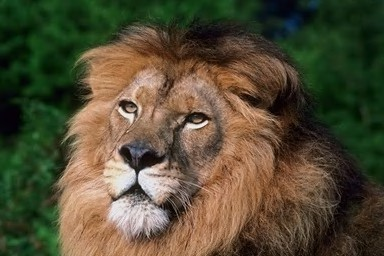
#> input picture intern2024/lion.jpg, 384 x 256 px, found by its file name
$ jupyter execute '0824課題.ipynb'
#> lines starting #> are read from the running program, lines starting #| are printed output that depends on the picture
[cell 1]
# Imageによる画像読み込み
from PIL import Image
import numpy as np
image = np.array(Image.open('/content/drive/MyDrive/Colab Notebooks/lion.jpg'))
#> image is the input picture: shape (256, 384, 3); mean R, G, B 83.6, 76.7, 53.3

# 読み込み時にndarray型にする
print(type(image))
#| <class 'numpy.ndarray'>
print(image.dtype)
#| uint8

print(image.shape)  # （行, 列, 色）の３次元配列が得られます。色はRGBなので3
#| (256, 384, 3)

# 白黒化
image_mono = np.array((Image.open('/content/drive/MyDrive/Colab Notebooks/lion.jpg')).convert('L'))
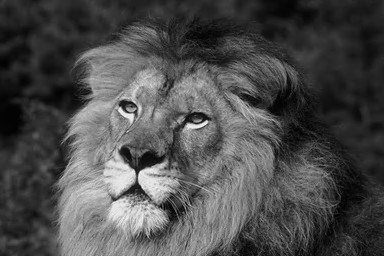
#> image_mono: shape (256, 384); min 0, max 251, mean 76.1
print(image_mono.shape)
#| (256, 384)

PIL_image = Image.fromarray(image_mono)  # ndarray型→Image型
print(type(PIL_image))
#| <class 'PIL.Image.Image'>

# 画像の保存
PIL_image.save('/content/drive/MyDrive/Colab Notebooks/lion_mono.jpg')

[cell 2]
# google.colabによる画像アップロード
from google.colab import files
uploaded_file = files.upload()
#> the answer given: lion.jpg

# 辞書型uploaded_fileの最初のキー(ファイル名)を代入
uploaded_file_name = next(iter(uploaded_file))
print(uploaded_file_name)

[cell 3]
# OpenCVによる画像読み込み
import cv2
orig = cv2.imread(uploaded_file_name)

# BGR→RGBに変換(順番入れ替え,OpenCVの仕様)
src = cv2.cvtColor(orig, cv2.COLOR_BGR2RGB)

# OpenCVの読み込みはunit8のndarray型になる
print(type(src))
#| <class 'numpy.ndarray'>

# matplotlibによる画像表示
from matplotlib import pyplot as plt
plt.imshow(src)

# OpenCVによる画像処理(ブラー)
blurred = cv2.blur(src, (10, 10))
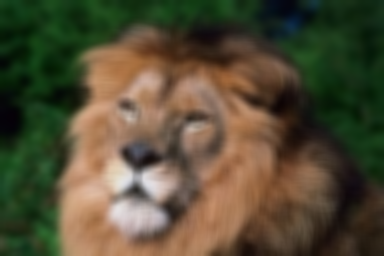
#> blurred: shape (256, 384, 3); mean R, G, B 83.5, 76.6, 53.2
plt.imshow(blurred)
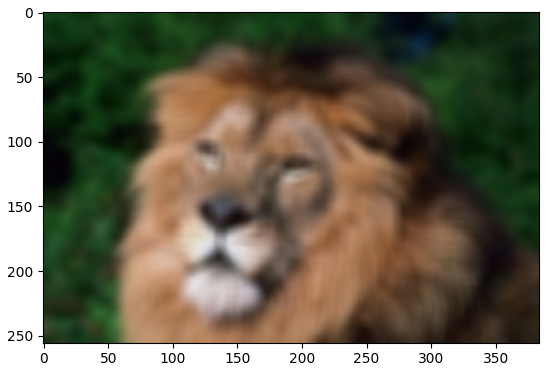
#> figure drawn by matplotlib, 1 panel

[cell 4]
from PIL import Image
import numpy as np
image = np.array(Image.open('/content/drive/MyDrive/Colab Notebooks/lion.jpg'))

# 赤以外を0に
image_Red = image.copy()
image_Red[:, :, 1] = 0
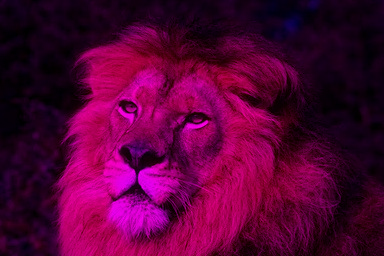
#> image_Red: shape (256, 384, 3); mean R, G, B 83.6, 0, 53.3
image_Red[:, :, 2] = 0
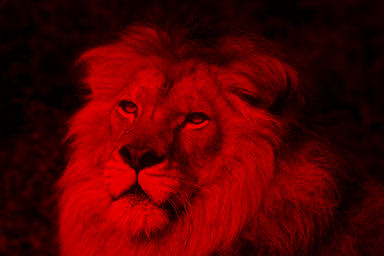
#> image_Red: shape (256, 384, 3); mean R, G, B 83.6, 0, 0

PIL_image = Image.fromarray(image_Red)
PIL_image.save('/content/drive/MyDrive/Colab Notebooks/lion_red.jpg')
display(image_Red)

[cell 5]
# 輝度法による白黒化
import numpy as np
from PIL import Image
image = np.array(Image.open('/content/drive/MyDrive/Colab Notebooks/lion.jpg'))

# 出力用の配列の用意
image_gray = np.copy(image[:,:,0])
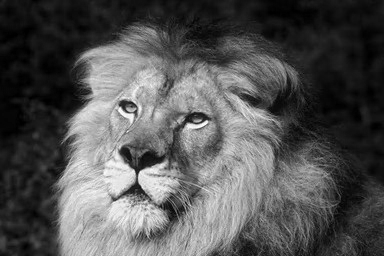
#> image_gray: shape (256, 384); min 0, max 255, mean 83.6
# float型に変換
pixel = np.array(image,dtype = 'float32')
# 輝度法によるグレースケール化
# image_gray = pixel[:,:,0] * 0.21 + pixel[:,:,1] * 0.72 + pixel[:,:,2] * 0.07 を行列積で
image_gray = np.dot(pixel[:,:,:], [0.21, 0.72, 0.07])

# unit8型へもどす
image_gray = image_gray.astype(np.uint8)
# image型にもどす
PIL_image = Image.fromarray(image_gray)
# 表示
display(PIL_image)

[cell 6]
import numpy as np
from PIL import Image
# 平滑化フィルタの設定
f = np.ones((3,3))/9
print(f)


# 画像処理をするためにunit8→float32に型変換
pixels = np.array(image_gray, dtype = 'float32')
# 出力用の配列
image_flat = np.zeros((pixels.shape[0] - 2, pixels.shape[1] - 2))

for i in range(1, pixels.shape[0] - 1):
    for j in range(1, pixels.shape[1] - 1):
        image_flat[i - 1][j - 1] += np.sum(pixels[i - 1:i + 2,j - 1:j + 2] * f)
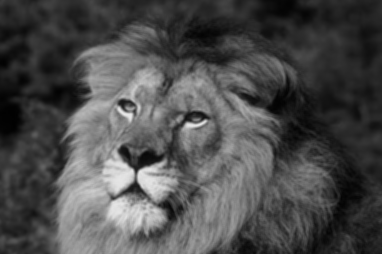
#> image_flat: shape (254, 382) float64; min 1, max 232.4, mean 76.3

image_flat = image_flat.astype(np.uint8)
from matplotlib import pyplot as plt
plt.imshow(image_flat, cmap = 'gray')

[cell 7]
import numpy as np
from PIL import Image
# 差分フィルタの設定
f = [[-1,0,1],[-1,0,1],[-1,0,1]]
print(f)
f2 = [[-1,-1,-1],[0,0,0],[1,1,1]]


# 画像処理をするためにunit8→float32に型変換
pixels = np.array(image_gray, dtype = 'float32')
# 出力用の配列
image_flat = np.zeros((pixels.shape[0] - 2, pixels.shape[1] - 2))

for i in range(1, pixels.shape[0] - 1):
    for j in range(1, pixels.shape[1] - 1):
        image_flat[i - 1][j - 1] += np.sum(pixels[i - 1:i + 2,j - 1:j + 2] * f)
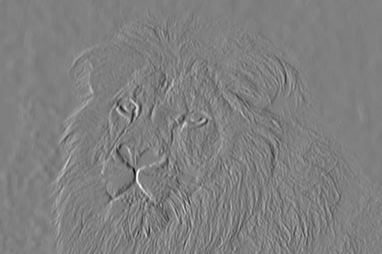
#> image_flat: shape (254, 382) float64; min -550, max 547, mean 0.1; drawn with min black and max white

# 差分フィルタは正負があるので絶対値を取る
image_flat = abs(image_flat)
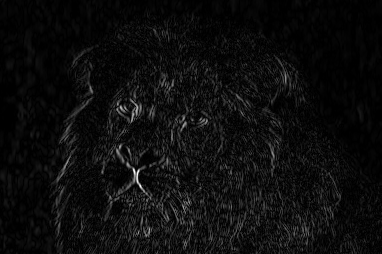
#> image_flat: shape (254, 382) float64; min 0, max 550, mean 28.7; drawn with min black and max white
image_flat = image_flat.astype(np.uint8)
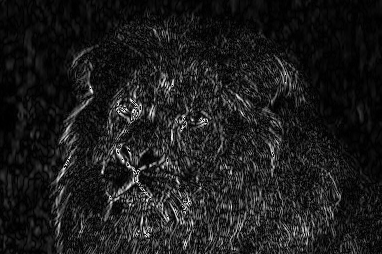
#> image_flat: shape (254, 382); min 0, max 255, mean 28.2
from matplotlib import pyplot as plt
plt.imshow(image_flat, cmap = 'gray')
